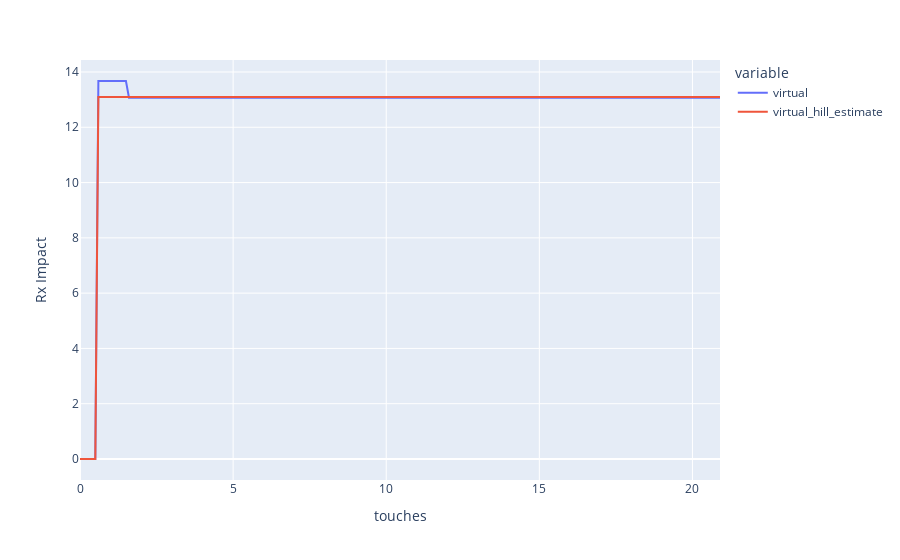

Notebook source saved alongside this figure:
### Code cell
response_curves.plot(channel4['resp_df'], 'touches', ['virtual', 'virtual_hill_estimate'])

### Figure 1 — Plotly figure (JSON) as saved in the notebook; plotly's stock layout.template omitted (floating-point values rounded to 4 significant figures; data arrays with more than 128 entries replaced by an {"elided": "..."} marker saying what was removed)
{"data": [{"hovertemplate": "variable=virtual<br>touches=%{x}<br>value=%{y}<extra></extra>", "legendgroup": "virtual", "line": {"color": "#636efa", "dash": "solid"}, "marker": {"symbol": "circle"}, "mode": "lines", "name": "virtual", "orientation": "v", "showlegend": true, "type": "scatter", "x": {"elided": "210 float values"}, "xaxis": "x", "y": {"elided": "210 float values"}, "yaxis": "y"}, {"hovertemplate": "variable=virtual_hill_estimate<br>touches=%{x}<br>value=%{y}<extra></extra>", "legendgroup": "virtual_hill_estimate", "line": {"color": "#EF553B", "dash": "solid"}, "marker": {"symbol": "circle"}, "mode": "lines", "name": "virtual_hill_estimate", "orientation": "v", "showlegend": true, "type": "scatter", "x": {"elided": "210 float values"}, "xaxis": "x", "y": {"elided": "210 float values"}, "yaxis": "y"}], "layout": {"legend": {"title": {"text": "variable"}, "tracegroupgap": 0}, "margin": {"t": 60}, "xaxis": {"anchor": "y", "domain": [0, 1], "title": {"text": "touches"}}, "yaxis": {"anchor": "x", "domain": [0, 1], "title": {"text": "Rx Impact"}}}}
